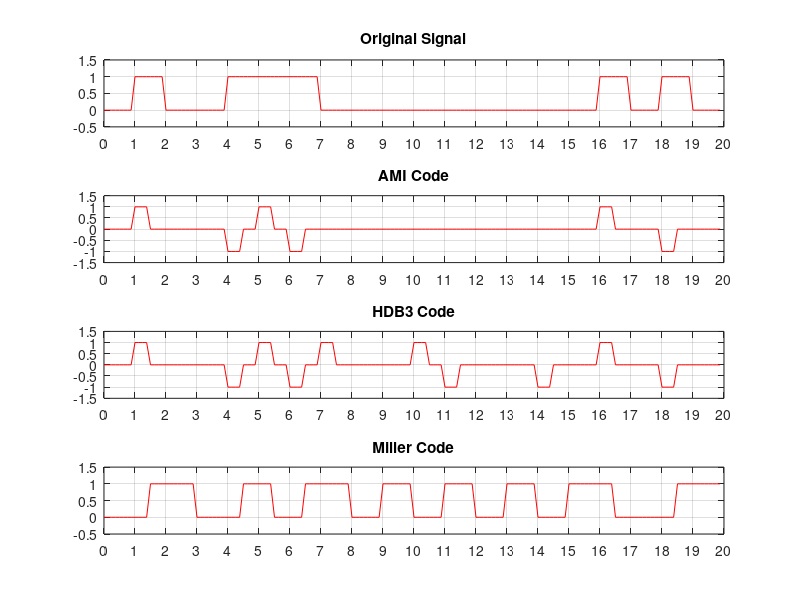
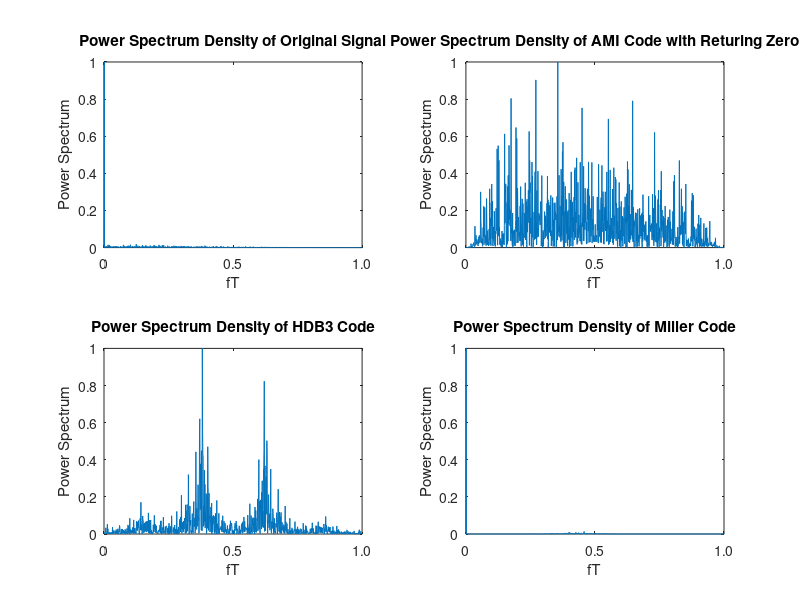

Write MATLAB code to recreate these figures, in order.
% Created by Huang Lu, Department of Electronic Engineering, Tsinghua University
% 2015/10/30, Friday, Beijing
% Code for Homework 3 of Communication and Network

% Generate the Source Signal
clear all; close all; clc;
p0 = 0.8;                       % Probability of 0
x0 = rand(1,1000);              % Uniform Distribution in [0,1]
x0(x0<p0) = 0;                  % Get the Source Signal
x0(x0>=p0) = 1;

% AMI Code
c1 = [1, 0];
c2 = [0, 0];
c3 = [-1, 0];
AMI_code = zeros(1, 2000);   % AMI Code with Returning to 0
f1 = x0(1);                   % Initial the fk, fk = fk-1 = x(0)    
for m = 1:1:1000
    f0 = f1;                    % Update fk-1
    f1 = ~(x0(m)==f0);          % Update fk
    if x0(m) == 0               % Get AMI Code
        AMI_code(2*m-1:2*m) = c2;
    else
        if f1 == 1
            AMI_code(2*m-1:2*m) = c1;
        else
            AMI_code(2*m-1:2*m) = c3;
        end
    end
    
end

% HDB3 Code
HDB3_code = AMI_code;
h1 = [1, 0, 0, 0, 0, 0, 1, 0];
h2 = [-1, 0, 0, 0, 0, 0, -1, 0];
for m = 1:2:1993
    if HDB3_code(m+6) ~= 0
        for n = m+4:-2:1
            if HDB3_code(n) ~= 0
                flag = HDB3_code(n);
                if  HDB3_code(m+6) == flag
                    HDB3_code(m+6) = -flag;
                end
                break;
            end
        end
    end
    if HDB3_code(m:m+7) == [0, 0, 0, 0, 0, 0, 0, 0]
        if m == 1
            HDB3_code(m:m+7) = h1;
        else
            if HDB3_code(m-2) == 1
                HDB3_code(m:m+7) = h2;
            else 
                HDB3_code(m:m+7) = h1;
            end
        end
    end
end

% Miller Code
Miller_code = zeros(1, 2000);
m = 1;
while(m<=1000)
    if x0(m) == 1
        if m > 1
            if Miller_code(2*m-2) == 1;
                Miller_code(2*m-1:2*m) = [1, 0];
            else
                Miller_code(2*m-1:2*m) = [0, 1];
            end
        else
            Miller_code(2*m-1:2*m) = [0, 1];
        end
        m = m + 1;
    elseif (m < 1000) & (x0(m:m+1) == [0, 0])
        if m > 1
            if Miller_code(2*m-2) == x0(m-1)
                Miller_code(2*m-1:2*m+2) = [1, 1, 0, 0];
            else
                Miller_code(2*m-1:2*m+2) = [0, 0, 1, 1];
            end
        else
            Miller_code(2*m-1:2*m+2) = [0, 0, 1, 1];
        end
        m = m + 2;
    else
        if m > 1
            if Miller_code(2*m-2) ~= x0(m-1)
                Miller_code(2*m-1:2*m) = [0, 0];
            else
                Miller_code(2*m-1:2*m) = [1, 1];
            end
        else
            Miller_code(2*m-1:2*m) = [0, 0];
        end
        m = m + 1;
    end
end

% Sample by x8
xx0 = zeros(1, 8000);
xx_AMI = zeros(1, 8000);
xx_HDB3 = zeros(1, 8000);
xx_Miller = zeros(1, 8000);
for m = 1:length(x0)
    if x0(m) == 1
        xx0((m-1)*8+1:m*8) = [1,1,1,1,1,1,1,1];
    end
end
clear x0;
for m = 1:length(AMI_code)
    if AMI_code(m) == 1;
        xx_AMI((m-1)*4+1:m*4) = [1,1,1,1];
    elseif AMI_code(m) == -1;
        xx_AMI((m-1)*4+1:m*4) = [-1,-1,-1,-1];
    end
end
clear AMI_code;
for m = 1:length(HDB3_code)
    if HDB3_code(m) == 1;
        xx_HDB3((m-1)*4+1:m*4) = [1,1,1,1];
    elseif HDB3_code(m) == -1;
        xx_HDB3((m-1)*4+1:m*4) = [-1,-1,-1,-1];
    end
end
clear HDB3_code
for m = 1:length(Miller_code)
    if Miller_code(m) == 1;
        xx_Miller((m-1)*4+1:m*4) = [1,1,1,1];
    end
end
clear Miller_code

figure(1); 
subplot(4,1,1); plot(xx0(1:160),'r'); % Figure of the Original Signal
title('Original Signal')
set(gca,'Ylim', [-0.5, 1.5])
set(gca,'Xlim', [1, 161])
set(gca,'xtick',[1:8:161],'xticklabel',[0:1:20]) 
grid on;
subplot(4,1,2); plot(xx_AMI(1:160),'r');% Figure of the AMI Code
title('AMI Code')
set(gca,'Ylim', [-1.5, 1.5])
set(gca,'Xlim', [1, 161])
set(gca,'xtick',[1:8:161],'xticklabel',[0:1:20]) 
grid on;
subplot(4,1,3); plot(xx_HDB3(1:160),'r');% Figure of the HDB3 Code
title('HDB3 Code')
set(gca,'Ylim', [-1.5, 1.5])
set(gca,'Xlim', [1, 161])
set(gca,'xtick',[1:8:161],'xticklabel',[0:1:20]) 
grid on;
subplot(4,1,4); plot(xx_Miller(1:160),'r');% Figure of the Miller Code
title('Miller Code')
set(gca,'Ylim', [-0.5, 1.5])
set(gca,'Xlim', [1, 161])
set(gca,'xtick',[1:8:161],'xticklabel',[0:1:20]) 
grid on;


% Power Spectrum Density
figure(2)
X0 = fftshift(fft(xx0));
X0 = abs(X0).^2;
X0 = X0/max(X0);
subplot(2,2,1); plot(X0)
title('Power Spectrum Density of Original Signal');
xlabel('fT'), ylabel('Power Spectrum')
set(gca, 'Xlim', [4000,5000])
set(gca,'xtick',[4000:500:5000],'xticklabel',{'0', '0.5', '1.0'}) 
X_AMI = fftshift(fft(xx_AMI));
X_AMI = abs(X_AMI).^2;
X_AMI = X_AMI/max(X_AMI);
subplot(2,2,2); plot(X_AMI)
title('Power Spectrum Density of AMI Code with Returing Zero');
xlabel('fT'), ylabel('Power Spectrum')
set(gca, 'Xlim', [4000,5000])
set(gca,'xtick',[4000:500:5000],'xticklabel',{'0', '0.5', '1.0'}) 
X_HDB3 = fftshift(fft(xx_HDB3));
X_HDB3 = abs(X_HDB3).^2;
X_HDB3 = X_HDB3/max(X_HDB3);
subplot(2,2,3); plot(X_HDB3)
title('Power Spectrum Density of HDB3 Code');
xlabel('fT'), ylabel('Power Spectrum')
set(gca, 'Xlim', [4000,5000])
set(gca,'xtick',[4000:500:5000],'xticklabel',{'0', '0.5', '1.0'}) 
X_Miller = fftshift(fft(xx_Miller));
X_Miller = abs(X_Miller).^2;
X_Miller = X_Miller/max(X_Miller);
subplot(2,2,4); plot(X_Miller)
title('Power Spectrum Density of Miller Code');
xlabel('fT'), ylabel('Power Spectrum')
set(gca, 'Xlim', [4000,5000])
set(gca,'xtick',[4000:500:5000],'xticklabel',{'0', '0.5', '1.0'}) 
